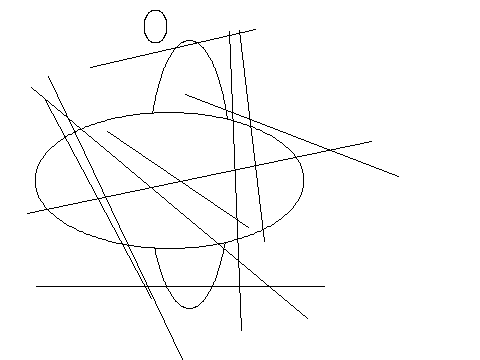

The script that saved this image:
from PIL import Image, ImageDraw
image1 = Image.new('RGB', (480, 360), '#ffffff')
draw = ImageDraw.Draw(image1)
c=[288,458,196,191]
draw.ellipse(c,'#ffffff','#000000')
c=[440,353,163,156]
draw.ellipse(c,'#ffffff','#000000')
c=[473,53,226,268]
draw.ellipse(c,'#ffffff','#000000')
c=[145,102,113,297]
draw.ellipse(c,'#ffffff','#000000')
c=[143,85,276,72]
draw.ellipse(c,'#ffffff','#000000')
c=[449,334,230,84]
draw.ellipse(c,'#ffffff','#000000')
c=[131,297,88,216]
draw.ellipse(c,'#ffffff','#000000')
c=[364,163,69,172]
draw.ellipse(c,'#ffffff','#000000')
c=[287,44,146,0]
draw.ellipse(c,'#ffffff','#000000')
c=[286,320,4,322]
draw.ellipse(c,'#ffffff','#000000')
c=[148,40,231,308]
draw.ellipse(c,'#ffffff','#000000')
c=[186,59,122,261]
draw.ellipse(c,'#ffffff','#000000')
c=[144,10,167,43]
draw.ellipse(c,'#ffffff','#000000')
c=[35,112,304,248]
draw.ellipse(c,'#ffffff','#000000')
c=[292,284,40,142]
draw.ellipse(c,'#ffffff','#000000')
c=[171,323,1,53]
draw.ellipse(c,'#ffffff','#000000')
c=[139,462,141,295]
draw.ellipse(c,'#ffffff','#000000')
c=[55,12,38,158]
draw.ellipse(c,'#ffffff','#000000')
c=[469,313,120,114]
draw.ellipse(c,'#ffffff','#000000')
l=[264,241,239,30]
draw.line(l,'#000000')
l=[324,286,36,286]
draw.line(l,'#000000')
l=[255,29,90,67]
draw.line(l,'#000000')
l=[241,330,229,31]
draw.line(l,'#000000')
l=[371,141,27,213]
draw.line(l,'#000000')
l=[248,227,107,131]
draw.line(l,'#000000')
l=[398,176,185,94]
draw.line(l,'#000000')
l=[48,76,182,359]
draw.line(l,'#000000')
l=[151,298,44,98]
draw.line(l,'#000000')
l=[31,87,307,318]
draw.line(l,'#000000')
image1.save('Artist12.png')